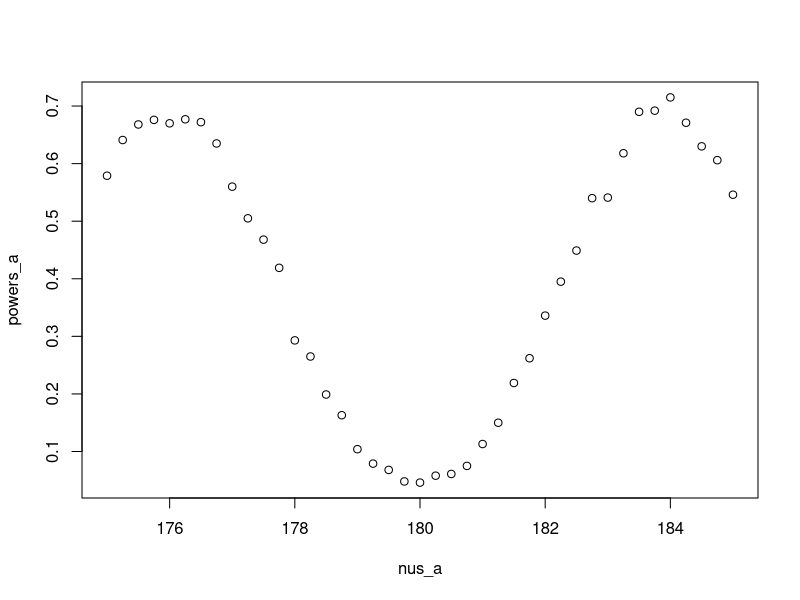
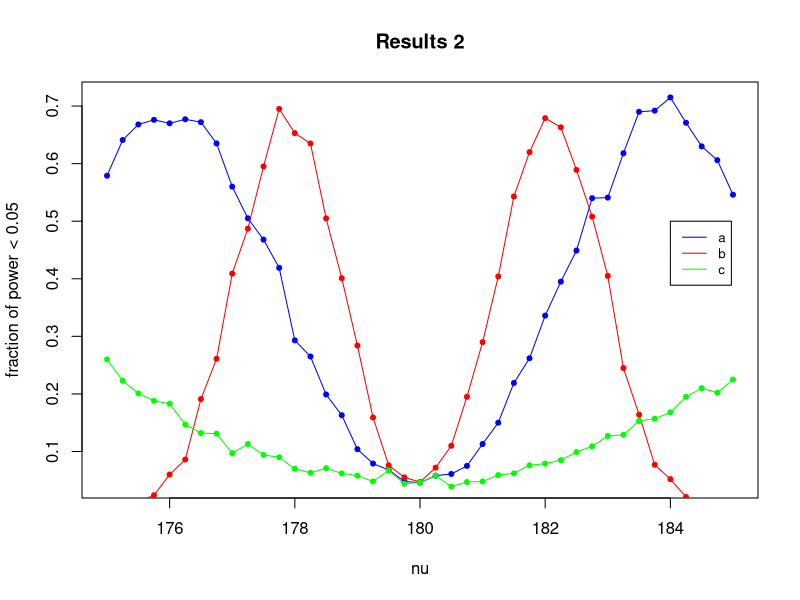
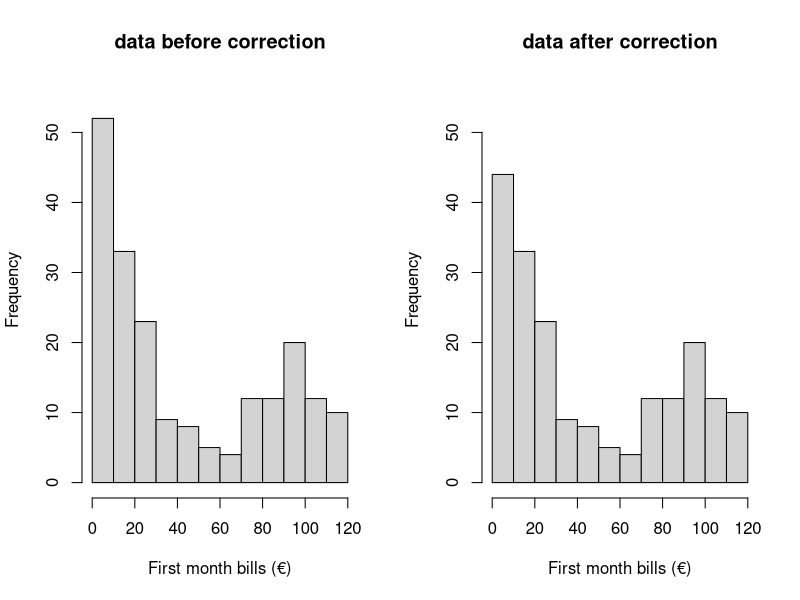
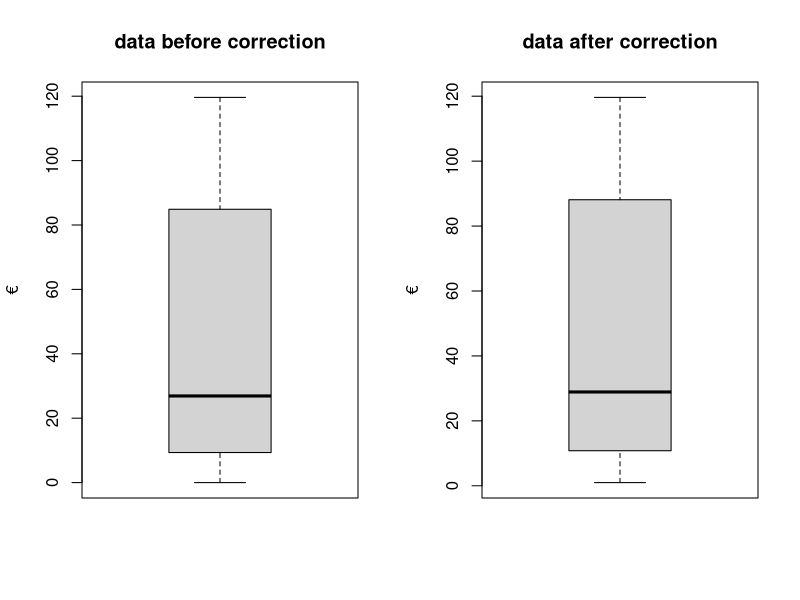
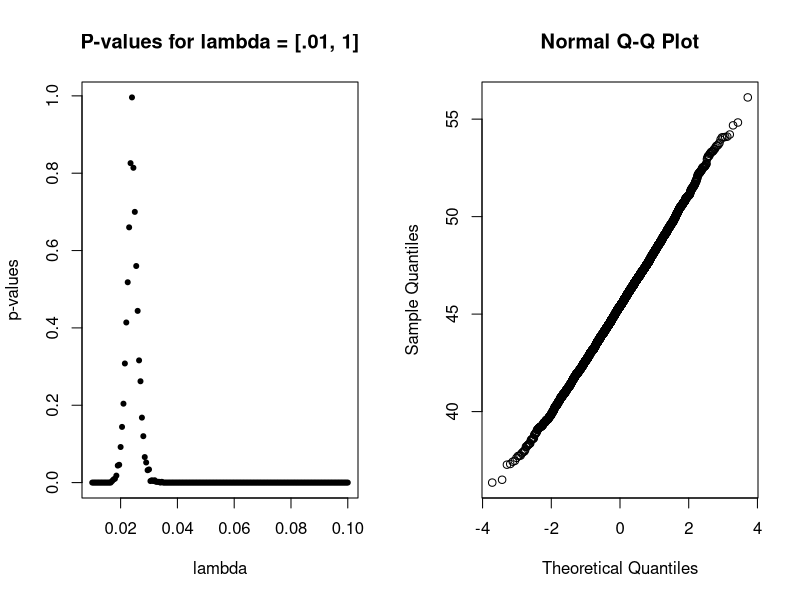
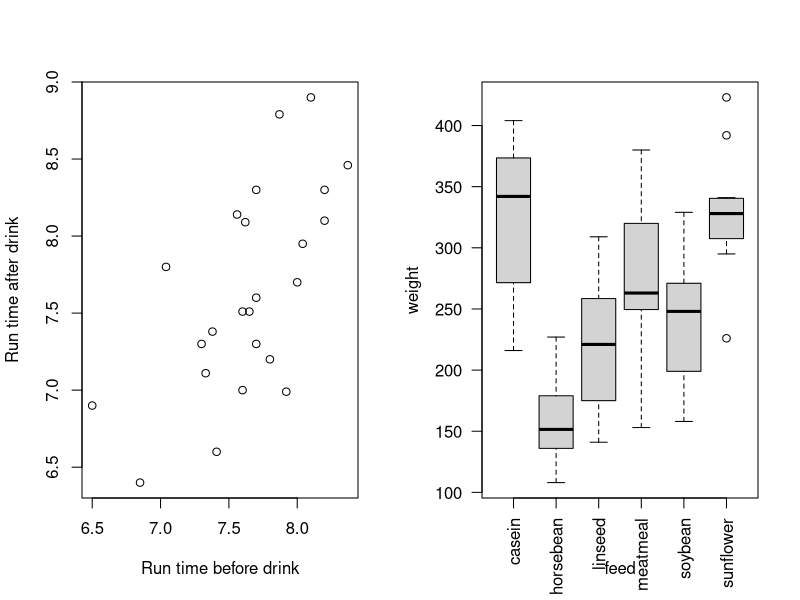
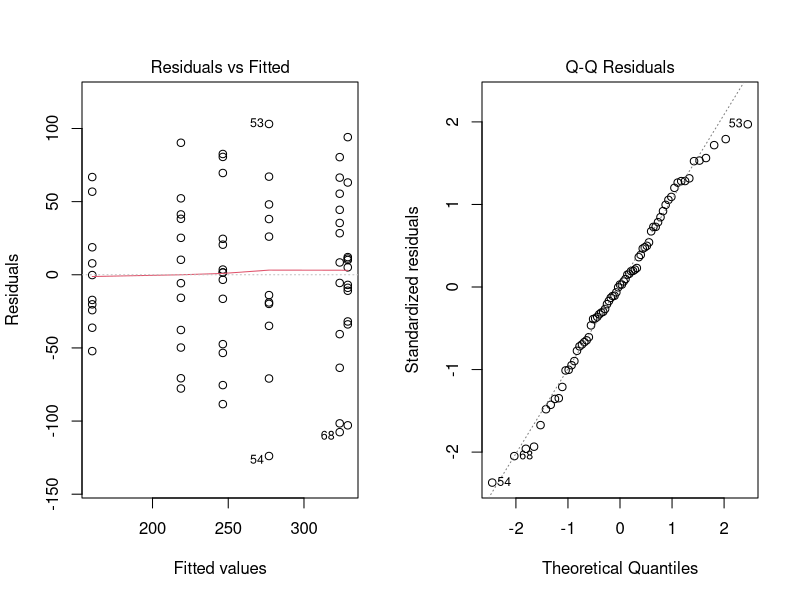

The R script that drew these images, in order:
## ---- chunk 1
knitr::opts_chunk$set(echo = TRUE)
options(digits=3)
## ---- chunk 2
birth = read.table("birthweight.txt",header=TRUE)
birthweight = birth$birthweight
## ---- chunk 3
mean(birthweight)
## ---- chunk 4
shapiro.test(birthweight)[2]
## ---- chunk 5
alpha = .1
t.test(birthweight, alternative = "l", conf.level = 1-alpha, mu = 2800)[3]
## ---- chunk 6
alpha = .05
t.test(birthweight, alternative = "l", conf.level = 1-alpha, mu = 2800)[3]

alpha = .05
## ---- chunk 7
n=m=30
mu=180
nu=175
sd=5

B=1000
p=numeric(B)
for (b in 1:B) {
  x=rnorm(n,mu,sd);
  y=rnorm(m,nu,sd);
  p[b]=t.test(x,y,var.equal = TRUE)[[3]]}
a <- table(p)
length(a[names(a)<0.05])/length(a)
## ---- chunk 8
n=m=30
mu=180
nus=seq(175,185,by=0.25)
sd=5

powers = numeric(length(nus))

B=1000
p=numeric(B)
for (i in 1:length(nus)) {
  nu = nus[i]
  for (b in 1:B) {
    x=rnorm(n,mu,sd);
    y=rnorm(m,nu,sd);
    p[b]=t.test(x,y,var.equal = TRUE)[[3]]}
  a <- table(p)
  powers[i] = length(a[names(a)<0.05])/length(a)
} 
powers_a = powers
nus_a = nus

plot1 = plot(nus_a, powers_a)
## ---- chunk 9
n=m=100
mu=180
nus=seq(175,185,by=0.25)
sd=5

powers = numeric(length(nus))

B=1000
p=numeric(B)
for (i in 1:length(nus)) {
  nu = nus[i]
  for (b in 1:B) {
    x=rnorm(n,mu,sd);
    y=rnorm(m,nu,sd);
    p[b]=t.test(x,y,var.equal = TRUE)[[3]]}
  a <- table(p)
  powers[i] = length(a[names(a)<0.05])/length(a)
} 
powers_b = powers
nus_b = nus

# plot2 = plot(nus, powers)
## ---- chunk 10
n=m=30
mu=180
nus=seq(175,185,by=0.25)
sd=15

powers = numeric(length(nus))

B=1000
p=numeric(B)
for (i in 1:length(nus)) {
  nu = nus[i]
  for (b in 1:B) {
    x=rnorm(n,mu,sd);
    y=rnorm(m,nu,sd);
    p[b]=t.test(x,y,var.equal = TRUE)[[3]]}
  a <- table(p)
  powers[i] = length(a[names(a)<0.05])/length(a)
} 
powers_c = powers
nus_c = nus
## ---- chunk 11
plot(nus_a, powers_a, main="Results 2", xlab="nu", ylab="fraction of power < 0.05", pch=20, col="blue")
lines(nus_a, powers_a, xlab="nu", pch=20, col="blue")
points(nus_b, powers_b, xlab="nu", pch=20, col="red")
lines(nus_b, powers_b, xlab="nu", pch=20, col="red")
points(nus_c, powers_c, xlab="nu", pch=20, col="green")
lines(nus_c, powers_c, xlab="nu", pch=20, col="green")
legend(184, 0.5, legend=c("a", "b", "c"), col=c("blue", "red", "green"), lty=1, cex=0.8)
## ---- chunk 12
tel_data = read.table("telephone.txt",header=TRUE)
## ---- chunk 13
# remove 0-values
corrected_tel_data = tel_data[apply(tel_data, 1, function(row) all(row !=0 )), ]

# plot histograms
par(mfrow=c(1,2))
hist(tel_data$Bills, xlab = "First month bills (€)", main = "data before correction", ylim = c(0,55))
hist(corrected_tel_data, xlab = "First month bills (€)", main = "data after correction", ylim = c(0,55))

# plot boxplots
par(mfrow=c(1,2))
boxplot(tel_data$Bills, ylab = "€", main = "data before correction")
boxplot(corrected_tel_data, ylab = "€", main = "data after correction")
## ---- chunk 14
lambdas = seq(.01, .1, .0005)
t = median(corrected_tel_data)
B=1000
tstar=numeric(B)
n=length(corrected_tel_data)
p_values = c()

for(lamb in lambdas){
  for (i in 1:B){
    xstar=rexp(n, lamb)
    tstar[i]=median(xstar)}
    
  p_left=sum(tstar<t)/B
  p_right=sum(tstar>t)/B
  p = 2*min(p_left,p_right)
  p_values = c(p_values, p)
}

plot(lambdas, p_values, main = "P-values for lambda = [.01, 1]", xlab="lambda", ylab="p-values", pch=20)

max_index_lamb = which.max(p_values)
estimated_lamb= lambdas[max_index_lamb]

cat("p-value for lambda =", estimated_lamb,"-->", max(p_values))
## ---- chunk 15
set.seed(10)
B=5000
Tstar=numeric(B)
T1 = median(corrected_tel_data)

for(i in 1:B) {
  Xstar=sample(corrected_tel_data,replace=TRUE)
  Tstar[i]=median(Xstar) }
  Tstar025=quantile(Tstar,0.025)
  Tstar975=quantile(Tstar,0.975)
  
population_median = mean(Tstar)
cat('95% CI = [',2*T1-Tstar975, '-',2*T1-Tstar025,'] with population median:', population_median)
## ---- chunk 16
B=5000
Tstar=numeric(B)

for(i in 1:B) {
  Xstar=sample(corrected_tel_data,replace=TRUE)
  Tstar[i]=mean(Xstar) 
}
## ---- chunk 17
qqnorm(Tstar)
## ---- chunk 18
est_lamb = 1/(mean(Tstar))
est_lamb
## ---- chunk 19
error = qnorm(0.975)*sd(Tstar)/sqrt(length(Tstar))
left = mean(Tstar) - error
right = mean(Tstar) + error

cat('95% CI =[',left,right,']')
## ---- chunk 20
wilcox.test(corrected_tel_data, mu=40, alternative="less")
## ---- chunk 21
B=5000
Tstar=numeric(B)
T1 = 10

for(i in 1:B) {
  Xstar=sample(corrected_tel_data,replace=TRUE)
  Tstar[i]=sum(Xstar < T1) / length(Xstar)
  }
Tstar95=quantile(Tstar,0.95)
Tstar95
## ---- chunk 22
# Load data
run = read.table("run.txt",header=TRUE)
lemo = subset(run, drink == "lemo")
energy = subset(run, drink == "energy")
## ---- chunk 23
# qqnorm(run$before, main = "Normal Q-Q plot before drink")
# qqnorm(run$after, main = "Normal Q-Q plot after drink")
shapiro.test(run$before)
shapiro.test(run$after)

## ---- chunk 24
plot(run$before, run$after, xlab="Run time before drink", ylab="Run time after drink")
cor.test(run$before, run$after,  method = "pearson")
## ---- chunk 25
# qqnorm(lemo$before)
shapiro.test(lemo$before)
# qqnorm(lemo$after)
shapiro.test(lemo$after)

# qqnorm(energy$before)
shapiro.test(energy$before)
# qqnorm(energy$after)
shapiro.test(energy$after)
## ---- chunk 26
t.test(lemo$before, lemo$after, paired = TRUE, var.equal = FALSE)
t.test(energy$before, energy$after, paired = TRUE, var.equal = FALSE)

## ---- chunk 27
lemo_diff = lemo$before - lemo$after
energy_diff = energy$before - energy$after

# qqnorm(lemo_diff)
shapiro.test(lemo_diff)
# qqnorm(energy_diff)
shapiro.test(energy_diff)

t.test(lemo_diff, energy_diff, paired = FALSE)
## ---- chunk 28
# chickwts$feed
sun = chickwts[chickwts$feed == "sunflower",]$weight
meat = chickwts[chickwts$feed == "meatmeal",]$weight
# sun$weight; meat$weight

# hist(sun)
# hist(meat)

#check for normality, p > 0.05 means no reason to assume non-normal data.
shapiro.test(sun)
shapiro.test(meat)

t.test(sun,meat, paired = FALSE)
wilcox.test(sun,meat)
ks.test(sun,meat)
## ---- chunk 29
chickwts = chickwts

boxplot(weight ~ feed, data=chickwts,las=2)
# stripchart(weight ~ feed, data=chickwts, vertical=TRUE,las=2)

chickaov = lm(weight ~ feed, data = chickwts)
anova(chickaov)
## ---- chunk 30
plot(chickaov, 1)
## ---- chunk 31
plot(chickaov, 2)
shapiro.test(residuals(chickaov))
